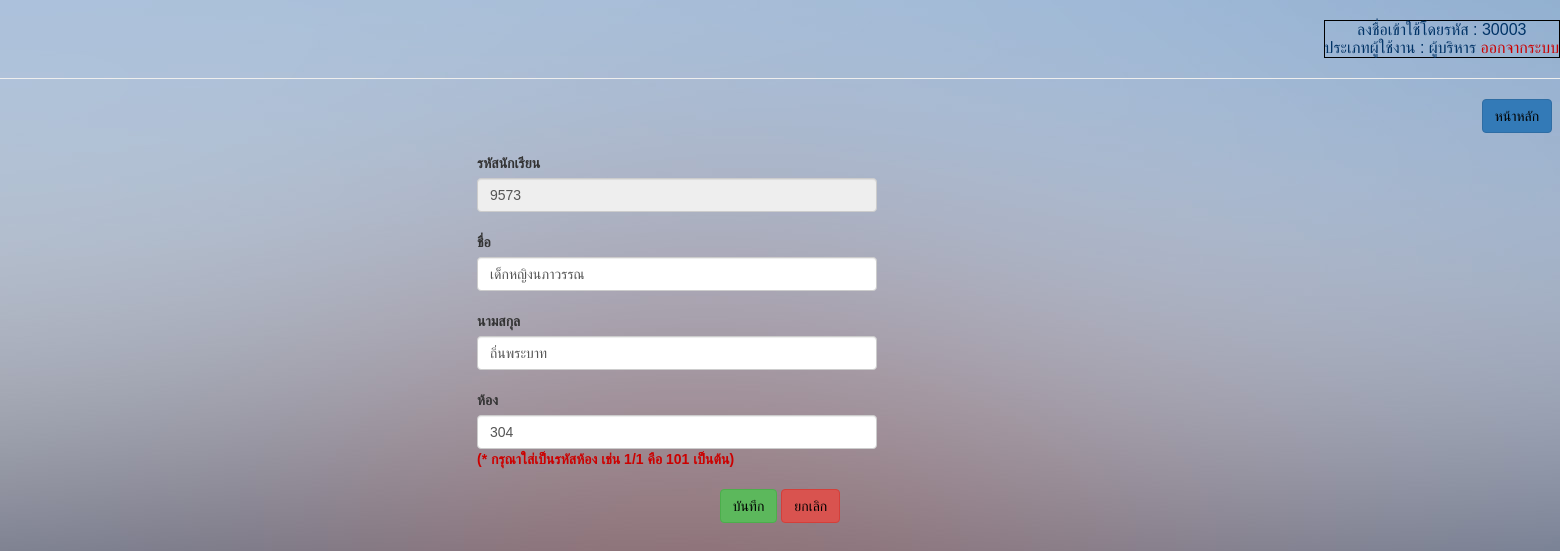
Screenshot of /html5up-dimension/infoStudentsEdit.php?studentID=9573 (signed in) with the database file from the repository.
### tables this page shows
CREATE TABLE `student` (
  `studentID` varchar(255) NOT NULL,
  `studentName` varchar(255) NOT NULL,
  `studentLastname` varchar(255) NOT NULL,
  `classID` int(11) NOT NULL
);

CREATE TABLE `class` (
  `classID` int(11) NOT NULL,
  `class` varchar(255) NOT NULL
);

### html5up-dimension/infoStudentsEdit.php (the view, shortened to what this page needs)
<?php
if (!$_SESSION["uname"]){
	  Header("Location: Login.php");
}else{?>
<html>
	<head>
		<link rel="stylesheet" href="https://maxcdn.bootstrapcdn.com/bootstrap/3.3.7/css/bootstrap.min.css">
	</head>
<div class="abcd">
	<body background="/images/bg.jpg">
    <div align="right" class="a" ><br>
      <table border="1" bordercolor="#000000" cellpadding="5">
				<tr>
      		<td>
    		  <center><font color='#003366'> ลงชื่อเข้าใช้โดยรหัส :
    			<?php echo($_SESSION['userID']);?><br>
          ประเภทผู้ใช้งาน : <?php echo($_SESSION['typeUser']);?> </font>
    			<a href="logout.php"><font color="#CC0000">ออกจากระบบ</font></a></center>
        </tr></td>
        </table>
				<hr>
    </div>
<div align="right">
	<a href="adminpage.php"><button type="button" class="btn btn-primary"><font color="#000000">หน้าหลัก</font></button></a>	&nbsp;
</div>
<form method="post" action="updateInfoStudents.php">
<br>
<?php
include ("connectDB.php");
$strSQL = mysqli_query($mysqli,"select * from student,class where studentID='".$_GET['studentID']."' and student.classID=class.classID ");
$objResult = mysqli_fetch_array($strSQL);
 ?>
 <div style="position:relative; left:477px;">
 <label for="ex3">รหัสนักเรียน</label>
 <input class="form-control"  style="width: 400px" type="text" value="<?php echo $objResult['studentID'] ?>" name="studentID" disabled><br>
 <label for="ex3">ชื่อ</label>
 <input class="form-control" style="width: 400px" type="text" value="<?php echo $objResult['studentName'] ?>" name="studentName"><br>
 <label for="ex3">นามสกุล</label>
 <input class="form-control" style="width: 400px" type="text" value="<?php echo $objResult['studentLastname'] ?>" name="studentLastname"><br>
 <label for="ex3">ห้อง</label>
 <input class="form-control" style="width: 400px" type="text" value="<?php echo $objResult['classID'] ?>" name="classID"><font color="#CC0000"><b>(* กรุณาใส่เป็นรหัสห้อง เช่น 1/1 คือ 101 เป็นต้น)</b></font><br><br>
</div>
<center>
<button type="submit" class="btn btn-success"><font color="#000000">บันทึก</font></button>
<a href="studentInfo.php"><button type="button" class="btn btn-danger"><font color="#000000">ยกเลิก</font></button></a>
</center>
</form>
	</body>
</html>
<?php }?>

### html5up-dimension/infoStudentsEdit.php (style rules this page uses)
div.abcd { font-family: "FontAwesome",sans-serif; }

### rows the page displays
student: studentID "9573", studentName "เด็กหญิงนภาวรรณ", studentLastname "ถิ่นพระบาท", classID "304"

### other values shown
$_SESSION['userID'] "30003"
$_SESSION['typeUser'] "ผู้บริหาร"
